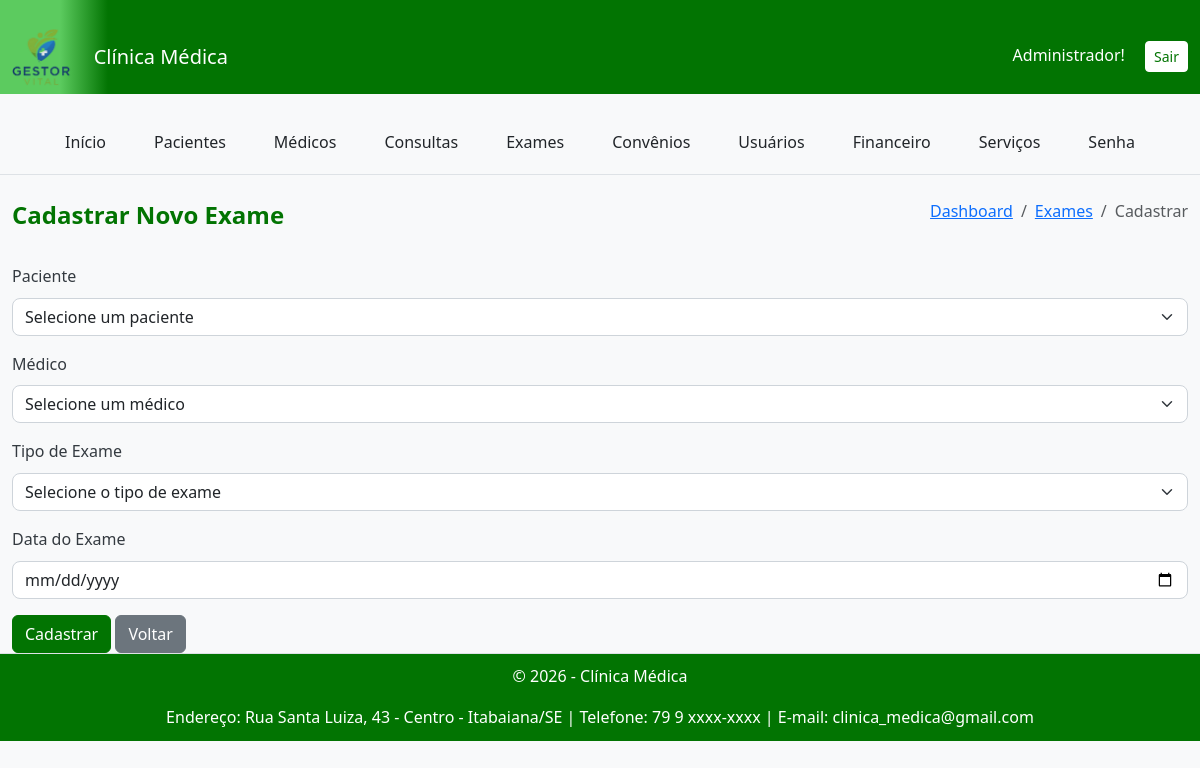
/clinica_medica/private/exames/cadastrar_exame.php (signed in), run on the app's committed database.
### tables this page shows
CREATE TABLE `identidade_clinica` (
  `id` int(11) NOT NULL,
  `nome_clinica` varchar(255) NOT NULL,
  `url_logo` varchar(255) DEFAULT NULL,
  `endereco` varchar(255) DEFAULT NULL,
  `telefone` varchar(20) DEFAULT NULL,
  `email` varchar(100) DEFAULT NULL,
  `ultimo_update` timestamp NOT NULL DEFAULT CURRENT_TIMESTAMP ON UPDATE CURRENT_TIMESTAMP,
  `cor_primaria` varchar(7) DEFAULT '#007bff'
);

### config/helpers.php (called while the page is built, shortened)
<?php
function get_contrast_color($hexcolor) {
    $hexcolor = ltrim($hexcolor, '#');
    $r = hexdec(substr($hexcolor, 0, 2));
    $g = hexdec(substr($hexcolor, 2, 2));
    $b = hexdec(substr($hexcolor, 4, 2));
    $luminance = (0.299 * $r + 0.587 * $g + 0.114 * $b) / 255;
    return $luminance > 0.5 ? '#000000' : '#FFFFFF';
}
?>

### clinica_medica/private/exames/cadastrar_exame.php (the view, shortened to what this page needs)
<?php
require_once __DIR__ . '/../../config/config.php';
include_once __DIR__ . '/../includes/cabecalho.php';
include_once __DIR__ . '/../includes/menu.php';
?>
<div class="container mt-4">
    <div class="d-flex justify-content-between align-items-center mb-4">
        <h4>Cadastrar Novo Exame</h4>
        <nav aria-label="breadcrumb">
            <ol class="breadcrumb">
                <li class="breadcrumb-item"><a href="../dashboard.php">Dashboard</a></li>
                <li class="breadcrumb-item"><a href="listar_exames.php">Exames</a></li>
                <li class="breadcrumb-item active" aria-current="page">Cadastrar</li>
            </ol>
        </nav>
    </div>
    <form action="cadastrar_exame.php" method="POST">
        <div class="mb-3">
            <label for="paciente_id" class="form-label">Paciente</label>
            <select class="form-select" id="paciente_id" name="paciente_id" required>
                <option value="">Selecione um paciente</option>
            </select>
        </div>
        <div class="mb-3">
            <label for="medico_id" class="form-label">Médico</label>
            <select class="form-select" id="medico_id" name="medico_id" required>
                <option value="">Selecione um médico</option>
            </select>
        </div>
        <div class="mb-3">
            <label for="servico_id" class="form-label">Tipo de Exame</label>
            <select class="form-select" id="servico_id" name="servico_id" required>
                <option value="">Selecione o tipo de exame</option>
            </select>
        </div>
        <div class="mb-3">
            <label for="data_exame" class="form-label">Data do Exame</label>
            <input type="date" class="form-control" id="data_exame" name="data_exame" required>
        </div>
        <button type="submit" name="cadastrar_exame" class="btn btn-primary">Cadastrar</button>
        <a href="listar_exames.php" class="btn btn-secondary">Voltar</a>
    </form>
</div>
<?php
include_once __DIR__ . '/../includes/rodape.php';
?>

### clinica_medica/private/includes/cabecalho.php (shortened to what this page needs)
<?php
require_once __DIR__ . '/../../config/config.php';
require_once __DIR__ . '/../../../config/helpers.php';
$caminho_base_do_projeto = '/';
$nome_clinica = "Clínica Médica";
$url_logo = "logo_padrao.png";
$cor_primaria = "#007bff";
try {
    $sql = "SELECT nome_clinica, url_logo, cor_primaria FROM identidade_clinica ORDER BY id DESC LIMIT 1";
    $result = $conn->query($sql);
    if ($result && $result->num_rows > 0) {
        $identidade = $result->fetch_assoc();
        $nome_clinica = htmlspecialchars($identidade['nome_clinica']);
        if (!empty($identidade['url_logo'])) {
            $url_logo = htmlspecialchars($identidade['url_logo']);
        }
        if (!empty($identidade['cor_primaria'])) {
            $cor_primaria = htmlspecialchars($identidade['cor_primaria']);
        }
    }
} catch (Exception $e) {
    error_log("Erro ao buscar identidade da clínica: " . $e->getMessage());
}
$nome_pasta_clinica = 'clinica_medica';
$caminho_base_clinica_publica = $caminho_base_do_projeto . $nome_pasta_clinica . '/public/';
$caminho_base_clinica_uploads = $caminho_base_do_projeto . $nome_pasta_clinica . '/';
$cor_contraste = get_contrast_color($cor_primaria);
?>
<!DOCTYPE html>
<html lang="pt-br">
<head>
    <link href="https://cdn.jsdelivr.net/npm/bootstrap@5.3.2/dist/css/bootstrap.min.css" rel="stylesheet">
    <link rel="stylesheet" href="https://cdnjs.cloudflare.com/ajax/libs/font-awesome/6.5.2/css/all.min.css">
    <link rel="stylesheet" href="<?= $caminho_base_clinica_publica . 'assets/css/style.css' ?>">
</head>
<body>
<nav class="navbar navbar-expand-lg navbar-dark navbar-custom">
    <div class="container-fluid">
        <a class="navbar-brand" href="../dashboard.php">
            <img src="<?= $caminho_base_clinica_uploads . $url_logo ?>" alt="Logo da <?= $nome_clinica ?>" class="logo-img">
            <span class="ms-2"><?= $nome_clinica ?></span>
        </a>
        <div>
            <span class="me-3" style="color: <?= $cor_contraste ?>;"><?= htmlspecialchars($_SESSION['usuario_nome']); ?>!</span>
            <a href="<?= $caminho_base_do_projeto ?>logout.php" class="btn btn-sm btn-custom-logout">Sair</a>
        </div>
    </div>
</nav>
<div class="container-fluid">
    <div class="row">

### clinica_medica/private/includes/rodape.php (shortened to what this page needs)
<?php
$dados_rodape = [
    'nome_clinica' => 'Clínica Médica',
    'endereco' => '',
    'telefone' => '',
    'email' => '',
    'cor_primaria' => '#f8f9fa'
];
try {
    if (isset($conn) && $conn->ping()) {
        $sql = "SELECT nome_clinica, endereco, telefone, email, cor_primaria FROM identidade_clinica ORDER BY id DESC LIMIT 1";
        $result = $conn->query($sql);
        if ($result && $result->num_rows > 0) {
            $dados_rodape = $result->fetch_assoc();
        }
    }
} catch (Exception $e) {
    error_log("Erro ao buscar dados do rodapé: " . $e->getMessage());
}
?>
    <footer style="text-align: center; padding: 10px; background-color: <?= htmlspecialchars($dados_rodape['cor_primaria']) ?>; color: white; border-top: 1px solid #dee2e6;">
        <p>&copy; <?= date('Y') ?> - <?= htmlspecialchars($dados_rodape['nome_clinica']) ?></p>
        <p style="margin-bottom: 0;">
            Endereço: <?= htmlspecialchars($dados_rodape['endereco']) ?> |
            Telefone: <?= htmlspecialchars($dados_rodape['telefone']) ?> |
            E-mail: <?= htmlspecialchars($dados_rodape['email']) ?>
        </p>
    </footer>
</body>
</html>

### clinica_medica/public/assets/css/style.css (style rules this page uses)
:root { --primary-color: #007bff; --secondary-color: #6c757d; --background-color: #f8f9fa; --text-color: #343a40; --shadow-light: 0 4px 6px rgba(0, 0, 0, 0.1); --border-radius: 8px; }
body { overflow-y: scroll; background-color: var(--background-color); color: var(--text-color); font-family: 'Segoe UI', 'Roboto', 'Helvetica Neue', Arial, sans-serif; line-height: 1.6; }
h1, h2, h3, h4, h5, h6 { color: var(--primary-color); font-weight: 600; }
.container-fluid { padding-top: 20px; }
.btn-primary { background-color: var(--primary-color); border-color: var(--primary-color); transition: background-color 0.3s ease; }
.form-control, .form-select { border-radius: var(--border-radius); border-color: #ced4da; box-shadow: none; transition: border-color 0.2s ease, box-shadow 0.2s ease; }
.navbar-custom { min-height: 60px; }
.navbar-brand { height: 100%; padding-top: 0; padding-bottom: 0; display: flex; align-items: center; }
.logo-img { height: 98%; max-height: 50px; width: auto; object-fit: contain; }

### data on the page
identidade_clinica: url_logo (picture), nome_clinica "Clínica Médica", endereco "Rua Santa Luiza, 43 - Centro - Itabaiana/SE", telefone "79 9 xxxx-xxxx", email "clinica_medica@gmail.com"

### other printed values
$_SESSION['usuario_nome'] "Administrador"
$nome "Início"
$nome "Pacientes"
$nome "Médicos"
$nome "Consultas"
$nome "Exames"
$nome "Convênios"
$nome "Usuários"
$nome "Financeiro"
$nome "Serviços"
$nome "Senha"
